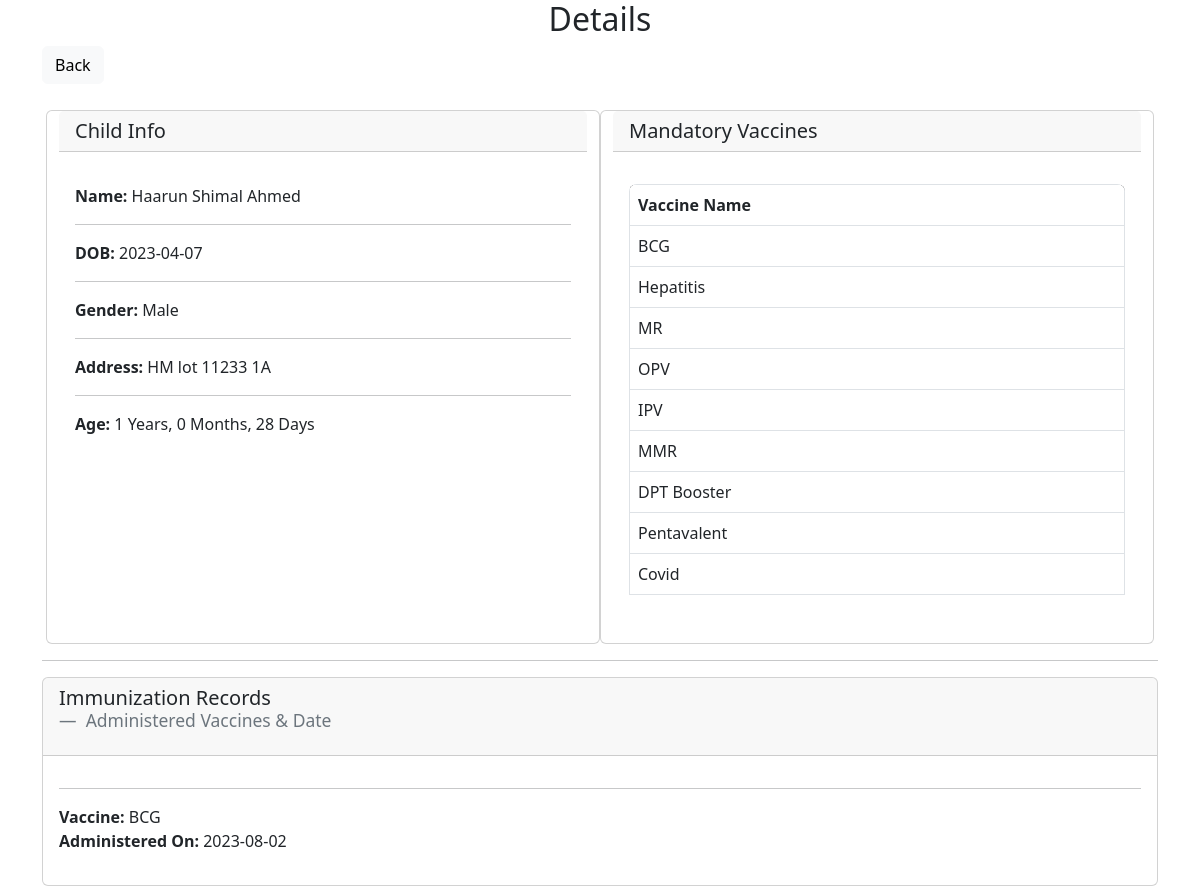
Screenshot of /view.php?id=12 (signed in) with the database file from the repository.
### tables this page shows
CREATE TABLE `children` (
  `child_id` int(255) NOT NULL,
  `parents_id` int(255) NOT NULL,
  `Name` text NOT NULL,
  `Gender` text NOT NULL,
  `DOB` date NOT NULL,
  `NID` text NOT NULL,
  `Address` varchar(255) NOT NULL,
  `data` varchar(25) NOT NULL
);

CREATE TABLE `vaccines` (
  `vaccine_id` int(12) NOT NULL,
  `Name` varchar(12) NOT NULL
);

CREATE TABLE `child_vaccines` (
  `id` int(25) NOT NULL,
  `child_id` int(11) NOT NULL,
  `Date` date NOT NULL,
  `Name` varchar(25) NOT NULL
);

### view.php (the view, shortened to what this page needs)
<?php
include_once('connects.php');
$id = $_GET['id'];
?>
<!DOCTYPE html>
<html lang="en">
<head>
  <link href="https://cdn.jsdelivr.net/npm/bootstrap@5.3.0-alpha3/dist/css/bootstrap.min.css" rel="stylesheet">
</head>
<body>
  <div class="container">
    <h2 style="text-align: center;">Details</h2>
    <a type="button" class="btn btn-light float-sm-start" href="dashboard.php">Back</a>
    <br>
    <div class="row row-cols-1 mt-3 mx-1 row-cols-md-2 g-4">
      <div class="card">
        <h5 class="card-header">Child Info</h5>
        <div class="card-body">
          <p class="card-text">
            <?php
            $sql = "SELECT * FROM children where child_id = '" . $id . "'";
            $result = $mysqli->query($sql);
            if ($result->num_rows > 0) {
              while ($rows = $result->fetch_assoc()) {
            ?>
          <div>
            <b> Name:</b> <?php echo $rows['Name']; ?><br>
            <hr>
            <b> DOB:</b> <?php echo $rows['DOB']; ?><br>
            <hr>
            <b> Gender: </b><?php echo $rows["Gender"]; ?>
            <hr>
            <b>Address: </b> <?php echo $rows['Address']; ?>
            <hr>
            <?php
                $dob = $rows['DOB'];
                $dob = new DateTime($dob);
                $now = new DateTime();
                $diff = $now->diff($dob);
                echo '<b>Age: </b>' . $diff->y . ' Years, ' . $diff->m . ' Months, ' . $diff->d . ' Days';
            ?>
          <?php } ?>
          </div>
          </p>
        </div>
      </div>
      <br>
      <div class="card">
        <h5 class="card-header">Mandatory Vaccines</h5>
        <div class="card-body">
          <p class="card-text">
          <div class="table-responsive rounded-3">
            <table class="table table-bordered">
              <tr class="bg-dark text-white">
                <th>Vaccine Name</th>
              </tr>
              <?php
              $sql = "SELECT * FROM vaccines";
              $result = $mysqli->query($sql);
              if ($result->num_rows > 0) {
                while ($rows = $result->fetch_assoc()) {
              ?>
                  <tr>
                    <td><?php echo $rows['Name']; ?></td>
                  </tr>
              <?php
                }
              }
              ?>
            </table>
          </div>
          </p>
        </div>
      </div>
    </div>
    <hr>
    <div class="card">
      <h5 class="card-header">
        <figure>
          <blockquote class="blockquote">
            <h5>Immunization Records</h5>
          </blockquote>
          <figcaption class="blockquote-footer">
            Administered Vaccines & Date
          </figcaption>
        </figure>
      </h5>
      <div class="card-body">
        <p class="card-text">
          <?php
              $sql = "SELECT * FROM child_vaccines where child_id = '" . $id . "'";
              $result = $mysqli->query($sql);
              if ($result->num_rows > 0) {
                while ($rows = $result->fetch_assoc()) {
          ?>
              <hr>
              <b>Vaccine: </b><?php echo $rows['Name']; ?>
              <br>
              <b>Administered On: </b><?php echo $rows['Date']; ?>
          <?php
                }
              } else {
                echo "No Data Yet!";
              }
          ?>
        </p>
      </div>
    </div>
  <?php
  }
  ?>
  </div>
</body>
</html>

### rows the page displays
children: Name "Haarun Shimal Ahmed", DOB "2023-04-07", Gender "Male", Address "HM lot 11233 1A", DOB "1", DOB "0", DOB "28"
vaccines: Name "BCG"
vaccines: Name "Hepatitis"
vaccines: Name "MR"
vaccines: Name "OPV"
vaccines: Name "IPV"
vaccines: Name "MMR"
vaccines: Name "DPT Booster"
vaccines: Name "Pentavalent"
vaccines: Name "Covid"
child_vaccines: Name "BCG", Date "2023-08-02"
